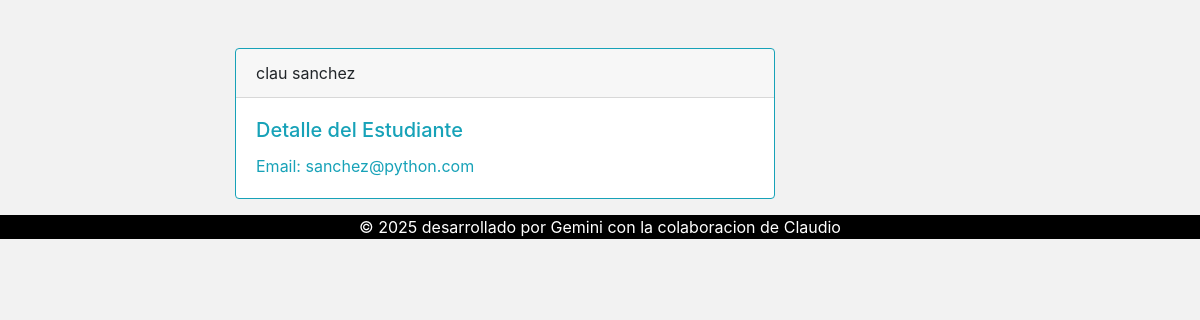
The app's page /estudiantes/1/ with its own data.
### web1/models.py (models this page shows, shortened)
class Estudiante(models.Model):
    nombre = models.CharField(blank=False, max_length=100)
    apellido = models.CharField(max_length=100)
    email = models.EmailField(unique=True)

### web1/views.py (the view)
# urls.py: path('estudiantes/<int:pk>/', detalle_estudiante, name='detalle_estudiante'),
def detalle_estudiante(request, pk):
    estudiante = get_object_or_404(Estudiante, pk=pk)
    return render(request, 'web1/estudiante_detail.html', {'estudiante': estudiante})

### web1/templates/web1/estudiante_detail.html (shortened to what this page needs)
<!DOCTYPE html>
<html>
<head>
    <link rel="stylesheet" href="https://maxcdn.bootstrapcdn.com/bootstrap/4.0.0/css/bootstrap.min.css">
</head>
<body>
    <div class="container mt-5">
        <div class="row justify-content-center">
            <div class="col-md-8">
                <div class="card border-info mb-3" style="max-width: 540px;">
                    <div class="card-header">{{ estudiante.nombre }} {{ estudiante.apellido }}</div>
                    <div class="card-body text-info">
                        <h5 class="card-title">Detalle del Estudiante</h5>
                        <p class="card-text">Email: {{ estudiante.email | safe }}</p>
                    </div>
                </div>
            </div>
        </div>
    </div>
    <footer class="text-center text-lg-start" style="background-color: #000; color: #fff">
        <p>&copy; 2025 desarrollado por Gemini con la colaboracion de Claudio</p>
    </footer>
</body>
</html>

### web1/templates/web1/estudiante_detail.html (style rules this page uses)
body { background-color: #f2f2f2; }

### records on screen
Estudiante: nombre "clau", apellido "sanchez", email "sanchez@python.com"
